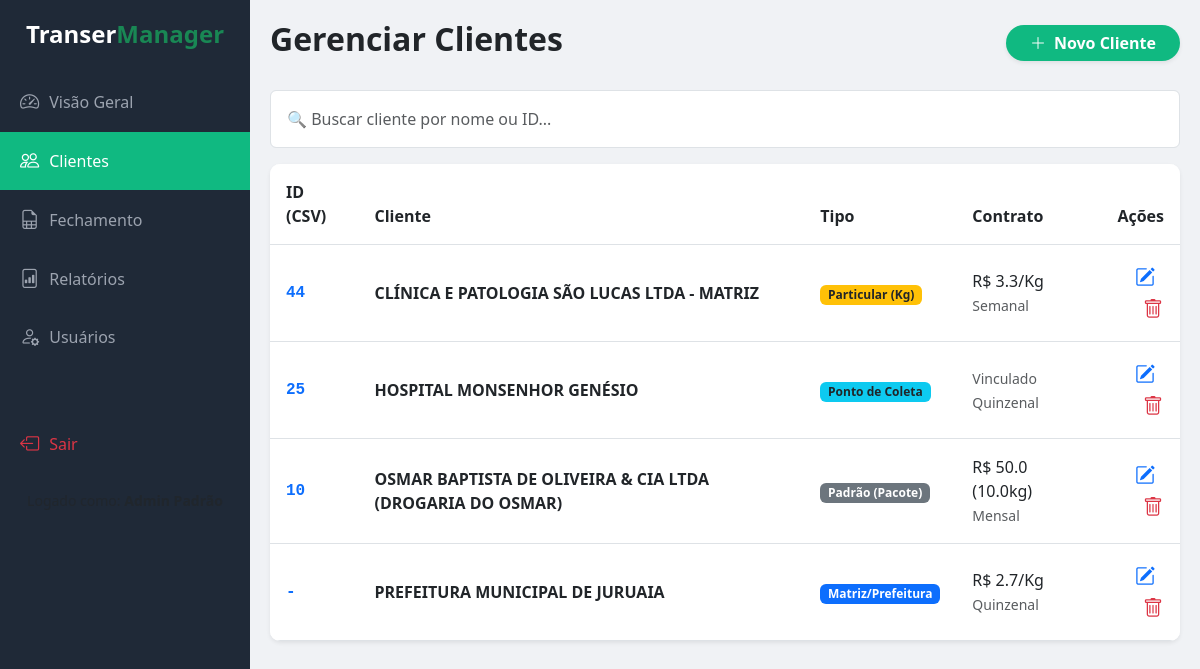
The page /clients (signed in) on the database its author committed.
### tables this page shows
CREATE TABLE clients (
                id INTEGER PRIMARY KEY AUTOINCREMENT,
                name TEXT NOT NULL,
                external_id TEXT,
                document TEXT,
                address TEXT,
                city TEXT,
                email TEXT,
                contract_num TEXT,
                contract_val REAL,
                contract_limit REAL,
                extra_val REAL,
                periodicity TEXT,
                created_at TEXT,
                type TEXT DEFAULT 'standard',
                parent_id INTEGER,
                price_kg REAL
            );

### app.py (the view, shortened to what this page needs)
@app.route('/clients', methods=['GET', 'POST'])
def clients():
    if 'user_id' not in session: return redirect(url_for('login'))
    with sqlite3.connect(DB_NAME) as conn:
        conn.row_factory = sqlite3.Row
        clients_rows = conn.execute("SELECT * FROM clients ORDER BY name").fetchall()
        clients = [dict(row) for row in clients_rows]
        parents_rows = conn.execute("SELECT * FROM clients WHERE type = 'master' ORDER BY name").fetchall()
        parents = [dict(row) for row in parents_rows]
    return render_template('index.html', view='clients', clients=clients, parents=parents, user=session.get('user_name'), role=session.get('role'))

### templates/index.html (shortened to what this page needs)
<!DOCTYPE html>
<html lang="pt-br">
<head>
    <link href="https://cdn.jsdelivr.net/npm/bootstrap@5.3.0/dist/css/bootstrap.min.css" rel="stylesheet">
    <link rel="stylesheet" href="https://cdn.jsdelivr.net/npm/bootstrap-icons@1.11.0/font/bootstrap-icons.css">
</head>
<body>
    {% if view == 'login' %}
    <div class="container">
        <div class="login-box text-center">
            <div class="mb-4"><i class="bi bi-recycle text-success" style="font-size: 4rem;"></i></div>
            <h3 class="mb-4 fw-bold text-dark">Transer Ambiental</h3>
            {% with messages = get_flashed_messages(with_categories=true) %}
                {% if messages %}
                    {% for category, message in messages %}
                        <div class="alert alert-{{ 'danger' if category == 'error' else 'success' }} alert-dismissible fade show shadow-sm">
                            <i class="bi {{ 'bi-exclamation-triangle-fill' if category == 'error' else 'bi-check-circle-fill' }} me-2"></i>
                            {{ message }}
                            <button type="button" class="btn-close" data-bs-dismiss="alert"></button>
                        </div>
                    {% endfor %}
                {% endif %}
            {% endwith %}
            <form method="POST" action="/login">
                <div class="mb-3 text-start">
                    <label class="form-label text-muted small fw-bold">USUÁRIO</label>
                    <input type="text" name="username" class="form-control p-3 bg-light border-0" placeholder="admin" required>
                </div>
                <div class="mb-4 text-start">
                    <label class="form-label text-muted small fw-bold">SENHA</label>
                    <input type="password" name="password" class="form-control p-3 bg-light border-0" placeholder="••••••" required>
                </div>
                <button type="submit" class="btn btn-success w-100 py-3 fw-bold rounded-pill shadow-sm">ENTRAR NO SISTEMA</button>
            </form>
            <p class="mt-4 text-muted small">Versão 5.0 (Filtros e Edição)</p>
        </div>
    </div>
    {% else %}
    <div class="sidebar">
        <h4 class="text-center text-white mb-4 fw-bold">Transer<span class="text-success">Manager</span></h4>
        <div class="d-flex flex-column">
            <a href="/" class="nav-link {% if view=='dashboard' %}active{% endif %}"><i class="bi bi-speedometer2"></i> Visão Geral</a>
            <a href="/clients" class="nav-link {% if view=='clients' %}active{% endif %}"><i class="bi bi-people"></i> Clientes</a>
            <a href="/closing" class="nav-link {% if view=='closing' %}active{% endif %}"><i class="bi bi-file-earmark-spreadsheet"></i> Fechamento</a>
            <a href="/reports" class="nav-link {% if view=='reports' %}active{% endif %}"><i class="bi bi-file-bar-graph"></i> Relatórios</a>
            {% if role == 'admin' %}
            <a href="/users" class="nav-link {% if view=='users' %}active{% endif %}"><i class="bi bi-person-gear"></i> Usuários</a>
            {% endif %}
            <a href="/logout" class="nav-link text-danger mt-5"><i class="bi bi-box-arrow-left"></i> Sair</a>
        </div>
        <div class="mt-auto text-center p-3 text-muted small">
            Logado como: <strong>{{ user }}</strong>
        </div>
    </div>
    <div class="main-content">
        {% if view == 'clients' %}
        <div class="d-flex justify-content-between align-items-center mb-4">
            <h2 class="fw-bold text-dark">Gerenciar Clientes</h2>
            <button class="btn btn-success px-4 rounded-pill fw-bold shadow-sm" onclick="openNewClientModal()">
                <i class="bi bi-plus-lg me-2"></i>Novo Cliente
            </button>
        </div>
        <div class="mb-3">
            <input type="text" id="clientSearch" class="form-control p-3" placeholder="🔍 Buscar cliente por nome ou ID..." onkeyup="filterClients()">
        </div>
        <div class="card p-0 overflow-hidden shadow-sm">
            <table class="table table-hover mb-0 align-middle" id="clientsTable">
                <thead class="bg-light">
                    <tr>
                        <th class="p-3">ID (CSV)</th>
                        <th class="p-3">Cliente</th>
                        <th class="p-3">Tipo</th>
                        <th class="p-3">Contrato</th>
                        <th class="p-3 text-end">Ações</th>
                    </tr>
                </thead>
                <tbody>
                    {% for c in clients %}
                    <tr>
                        <td class="p-3 fw-bold text-primary font-monospace">{{ c.external_id or '-' }}</td>
                        <td class="p-3 fw-bold text-dark">{{ c.name }}</td>
                        <td class="p-3">
                            {% if c.type == 'standard' %}<span class="badge bg-secondary">Padrão (Pacote)</span>{% endif %}
                            {% if c.type == 'master' %}<span class="badge bg-primary">Matriz/Prefeitura</span>{% endif %}
                            {% if c.type == 'child' %}<span class="badge bg-info text-dark">Ponto de Coleta</span>{% endif %}
                            {% if c.type == 'kg_private' %}<span class="badge bg-warning text-dark">Particular (Kg)</span>{% endif %}
                        </td>
                        <td class="p-3">
                            {% if c.type == 'master' or c.type == 'kg_private' %} R$ {{ c.price_kg }}/Kg {% endif %}
                            {% if c.type == 'standard' %} R$ {{ c.contract_val }} ({{ c.contract_limit }}kg) {% endif %}
                            {% if c.type == 'child' %} <span class="text-muted small">Vinculado</span> {% endif %}
                            <br><small class="text-muted">{{ c.periodicity }}</small>
                        </td>
                        <td class="p-3 text-end">
                            <button class="btn btn-sm btn-link text-primary p-0 me-2" onclick='editClient({{ c|tojson }})'>
                                <i class="bi bi-pencil-square fs-5"></i>
                            </button>
                            <button class="btn btn-sm btn-link text-danger p-0" onclick="if(confirm('Remover cliente?')) window.location.href='/delete_client/{{ c.id }}'">
                                <i class="bi bi-trash fs-5"></i>
                            </button>
                        </td>
                    </tr>
                    {% endfor %}
                </tbody>
            </table>
        </div>
        {% endif %}
    </div>
    {% endif %}
</body>
</html>

### templates/index.html (style rules this page uses)
body { background-color: #f0f2f5; font-family: 'Segoe UI', sans-serif; }
.sidebar { height: 100vh; width: 250px; position: fixed; top: 0; left: 0; background-color: #1f2937; color: white; padding-top: 20px; }
.main-content { margin-left: 250px; padding: 20px; }
.nav-link { color: #9ca3af; padding: 15px 20px; display: flex; align-items: center; text-decoration: none; transition: 0.3s; }
.nav-link:hover, .nav-link.active { color: white; background-color: #10b981; }
.nav-link i { margin-right: 10px; font-size: 1.2rem; }
.card { border: none; border-radius: 10px; box-shadow: 0 2px 4px rgba(0,0,0,0.05); background: white; }
.btn-success { background-color: #10b981; border: none; }

### rows shown on the page
clients: external "44", name "CLÍNICA E PATOLOGIA SÃO LUCAS LTDA - MATRIZ", type "Particular (Kg)", price_kg "3.3", periodicity "Semanal"
clients: external "25", name "HOSPITAL MONSENHOR GENÉSIO", type "Ponto de Coleta", periodicity "Quinzenal"
clients: external "10", name "OSMAR BAPTISTA DE OLIVEIRA & CIA LTDA (DROGARIA DO OSMAR)", type "Padrão (Pacote)", contract_val "50.0", contract_limit "10.0", periodicity "Mensal"
clients: external_id "-", name "PREFEITURA MUNICIPAL DE JURUAIA", type "Matriz/Prefeitura", price_kg "2.7", periodicity "Quinzenal"
